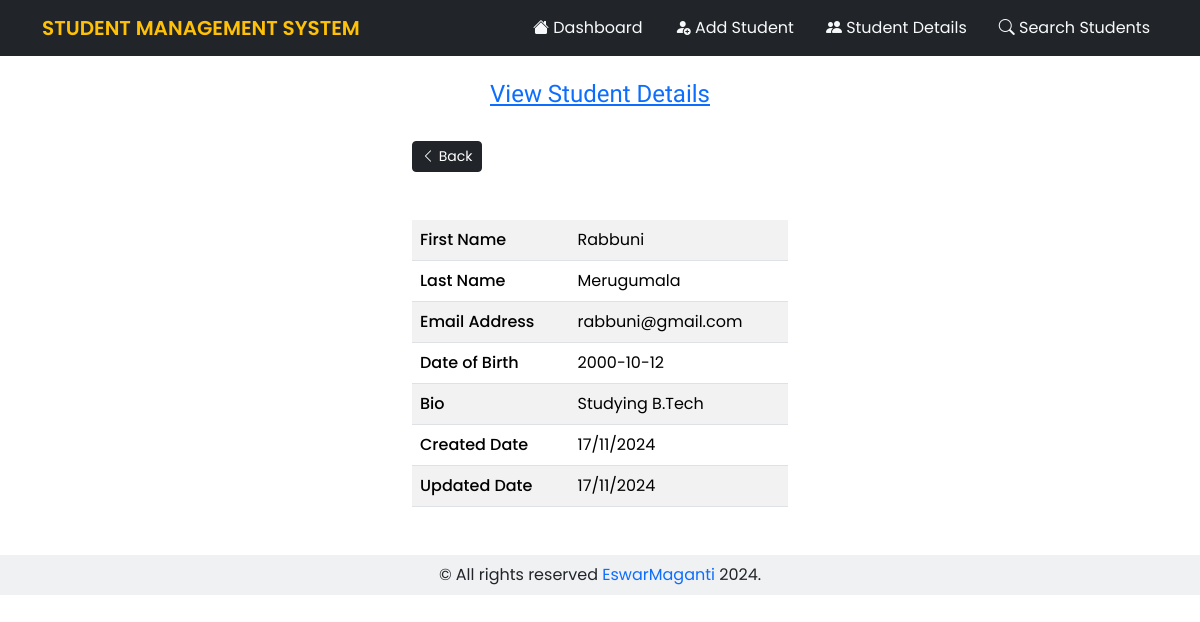
/view_student/2, run on the app's committed database.
### models/__init__.py (models this page shows)
class Student(db.Model):
    id = db.Column(db.Integer, primary_key=True)
    first_name= db.Column(db.String(100), nullable=False)
    last_name= db.Column(db.String(100), nullable=False)
    email = db.Column(db.String(80), unique=True ,nullable=False)
    date_of_birth = db.Column(db.Date(), nullable=False)
    bio = db.Column(db.String(500))
    password = db.Column(db.String(100))
    created_at = db.Column(db.DateTime(timezone=True), server_default=func.now())
    updated_at = db.Column(db.DateTime(timezone=True), server_default=func.now())

### main.py (the view)
@app.get('/view_student/<int:student_id>')
def view_student(student_id):
    student = Student.query.filter_by(id=student_id).first()
    return render_template('view_student.html', page_heading='View Student Details', student=student)

### templates/view_student.html
{% extends 'base.html'%}
{% block content %}
<div class="col-md-4 container mb-5">
<a href="{{url_for('get_students')}}">
    <button class="btn btn-sm btn-dark"> <i class="bi bi-chevron-left"></i> Back</button>
</a>
    <table class="table table-striped my-5">
        <tr>
            <th>First Name</th>
            <td>{{student.first_name}}</td>
        </tr>
        <tr>
            <th>Last Name</th>
            <td>{{student.last_name}}</td>
        </tr>
        <tr>
            <th>Email Address</th>
            <td>{{student.email}}</td>
        </tr>
        <tr>
            <th>Date of Birth</th>
            <td>{{student.date_of_birth}}</td>
        </tr>
        <tr>
            <th>Bio</th>
            <td>{{student.bio}}</td>
        </tr>
        <tr>
            <th>Created Date</th>
            <td>{{student.created_at.strftime("%d/%m/%Y")}}</td>
        </tr>
        <tr>
            <th>Updated Date</th>
            <td>{{student.updated_at.strftime("%d/%m/%Y")}}</td>
        </tr>
    </table>
</div>
{% endblock %}

### static/styles/style.css (style rules this page uses)
* { padding:0; margin:0; font-family: "Poppins", sans-serif; }
th { font-weight:500; }

### data on the page
Student: first_name "Rabbuni", last_name "Merugumala", email "rabbuni@gmail.com", date_of_birth "2000-10-12", bio "Studying B.Tech", created_at "17/11/2024", updated_at "17/11/2024"

### other printed values
{{ page_heading }} "View Student Details"
